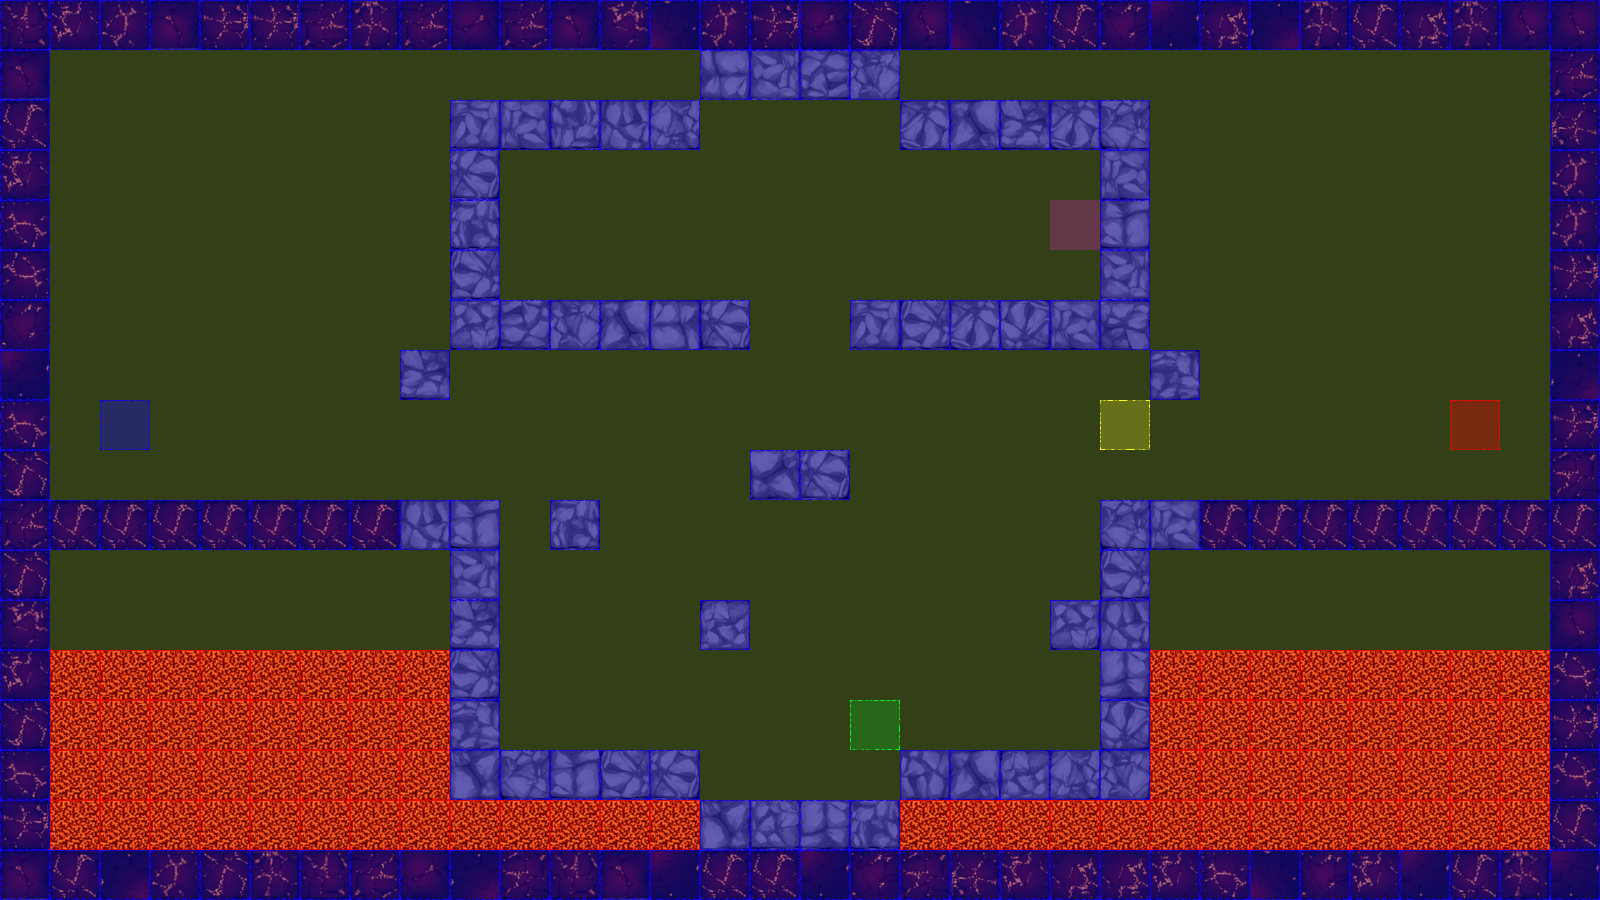

Below is a game level as drawn by its tile map, then a one-line description and the .tmx that defines it (tile-layer data replaced by summaries):
An orthogonal 32x18 tile map with 50x50 px tiles, 3 tile layers (terrain, collision, event), 2 tilesets.

<map version="1.0" orientation="orthogonal" renderorder="left-up" width="32" height="18" tilewidth="50" tileheight="50" nextobjectid="3">
 <tileset firstgid="1" name="dungeonTile.png" tilewidth="50" tileheight="50" tilecount="64" columns="8">
  <image source="tiles/dungeonTile.png" width="400" height="400" />
 </tileset>
 <tileset firstgid="65" name="collisionTile" tilewidth="50" tileheight="50" tilecount="12" columns="3">
  <image source="tiles/collisionTile.png" width="150" height="200" />
 </tileset>
 <layer name="terrain" width="32" height="18">
  <data>[576 cells, 249 non-empty, 54 distinct tile ids]</data>
 </layer>
 <layer name="collision" width="32" height="18">
  <data>[576 cells, 576 non-empty, 3 distinct tile ids]</data>
 </layer>
 <layer name="event" width="32" height="18">
  <data>[576 cells, 5 non-empty, 5 distinct tile ids]</data>
 </layer>
</map>
